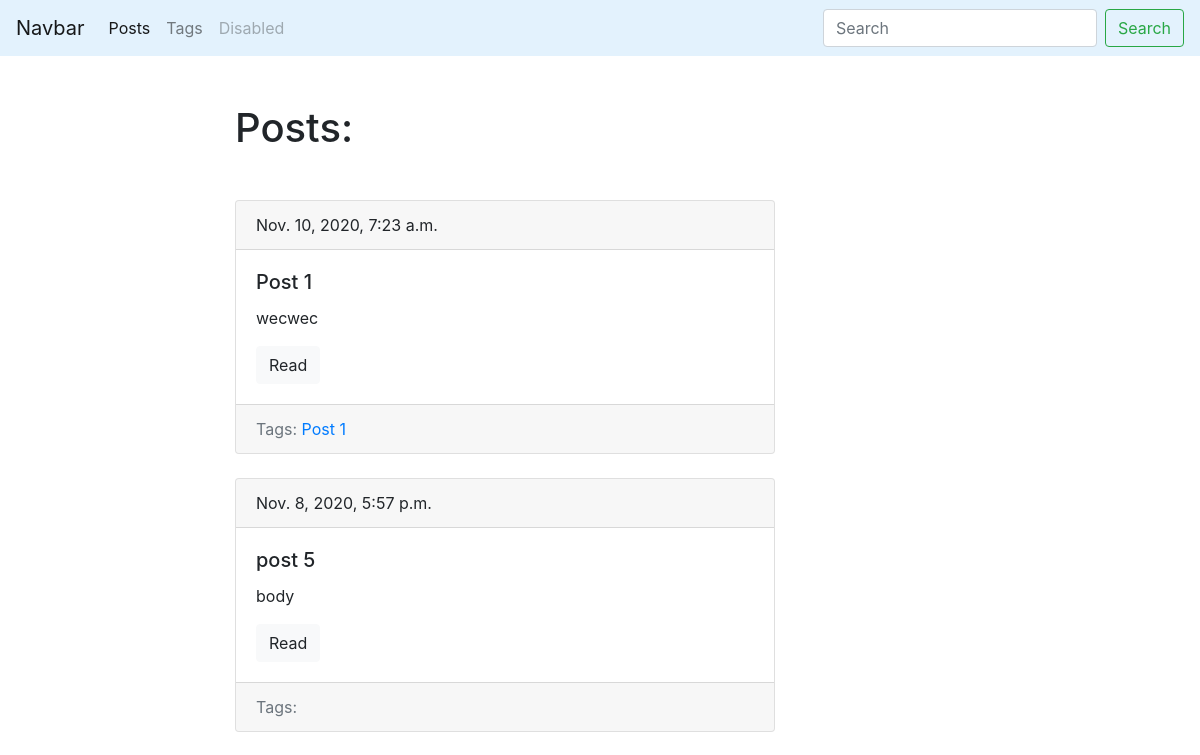
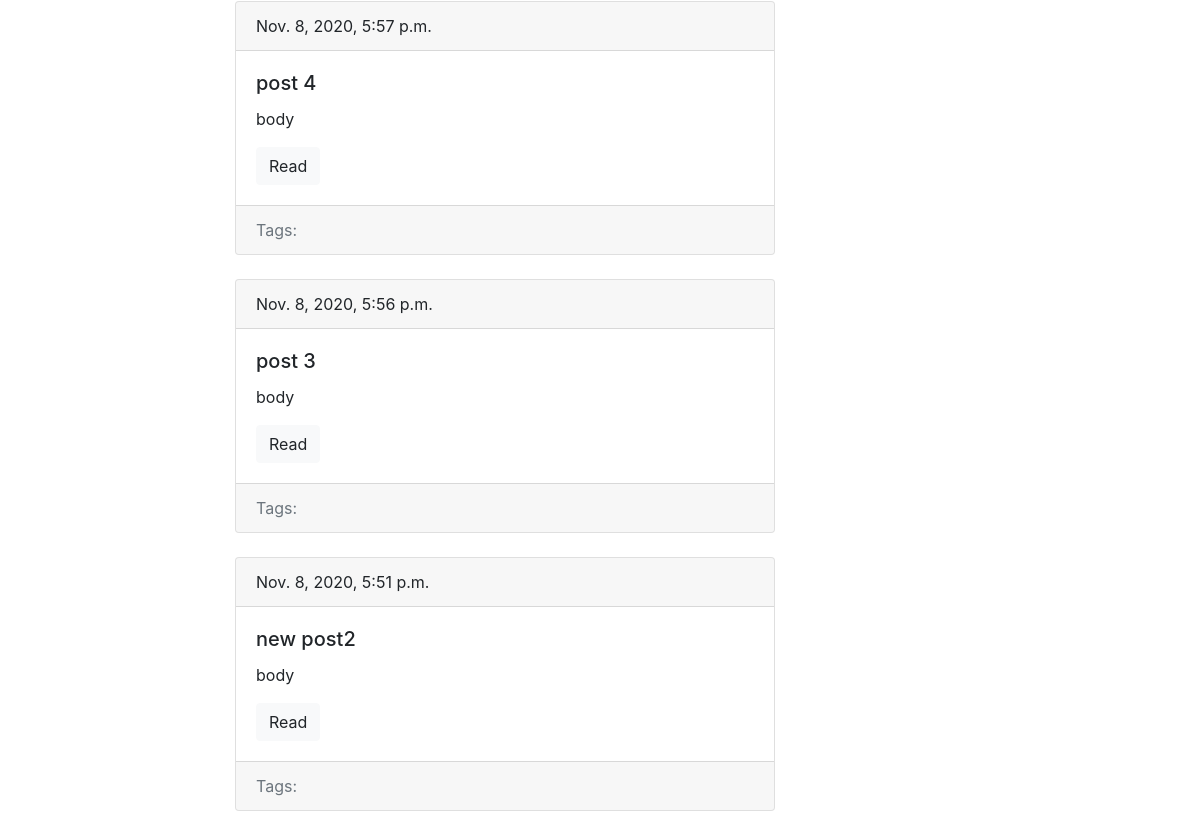
The page /blog/ on the database as committed earlier (2 pictures, top to bottom).
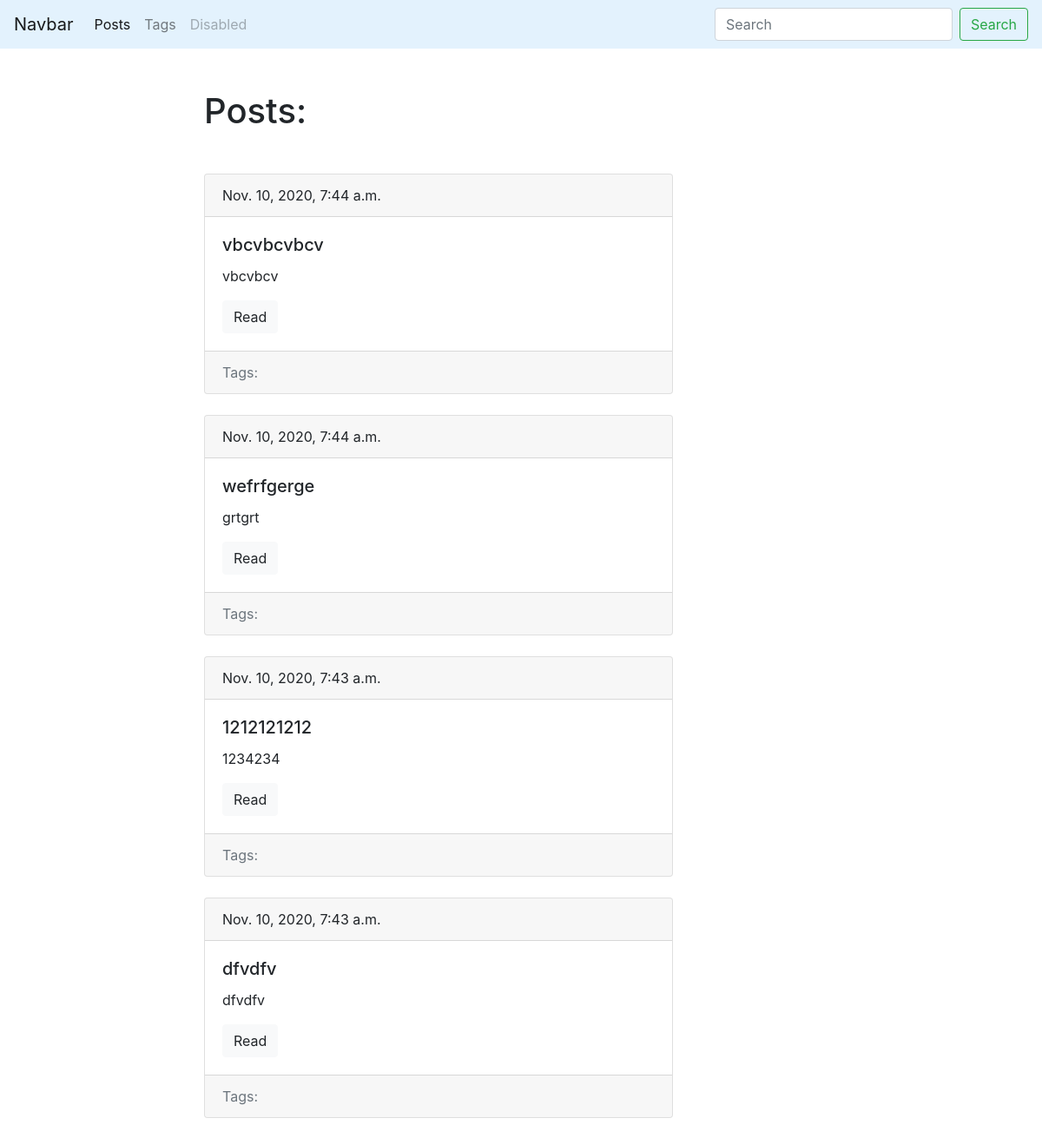
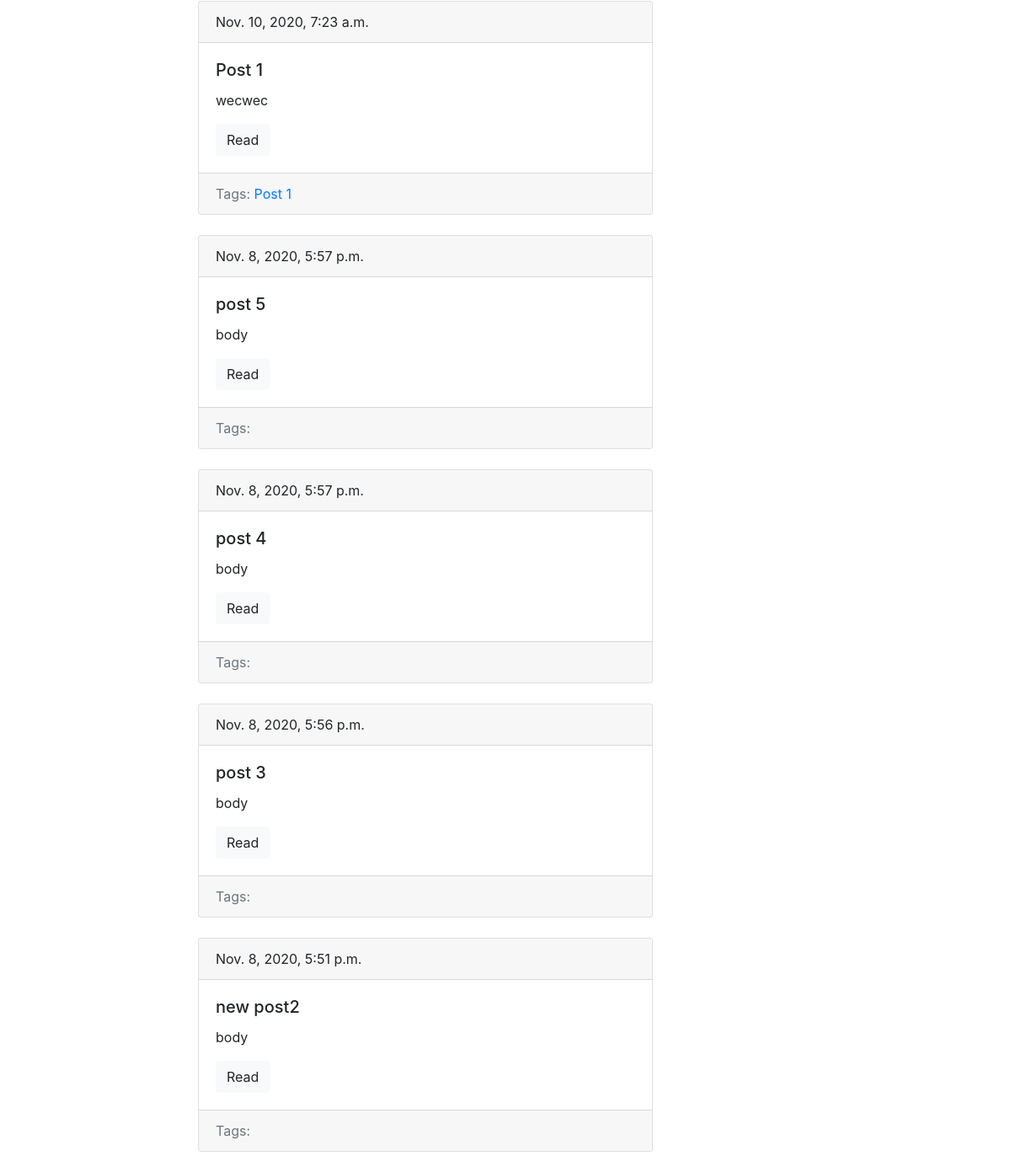
The same page on the database as committed later (2 pictures, top to bottom).
### blog/models.py (models this page shows, shortened)
class Post(models.Model):
    title = models.CharField(max_length=150, db_index= True)
    slug = models.SlugField(max_length=150, blank=True, unique=True)
    body = models.TextField(blank=True, db_index=True)
    date_pub = models.DateTimeField(auto_now_add=True)
    tags = models.ManyToManyField('Tag', blank=True, related_name='posts')
    def get_absolute_url(self):
        return reverse('post_detail_url', kwargs={'slug': self.slug})
    class Meta:
        ordering = ['-date_pub']

class Tag(models.Model):
    title = models.CharField(max_length=50)
    slug = models.SlugField(max_length=50, unique=True)
    def get_absolute_url(self):
        return reverse('tag_detail_url', kwargs={'slug': self.slug})
    class Meta:
        ordering = ['title']

### blog/views.py (the view)
# urls.py: path('', posts_list, name='posts_list_url'),
def posts_list(request):
    search_query = request.GET.get('search', '')
    if search_query:
        posts = Post.objects.filter(Q(title__icontains=search_query) | Q(body__icontains=search_query))
    else:
        posts = Post.objects.all()
    paginator = Paginator(posts, 10)
    page_number = request.GET.get('page', 1)
    page = paginator.get_page(page_number)
    is_paginated = page.has_other_pages()
    if page.has_previous():
        prev_url = '?page={}'.format(page.previous_page_number())
    else:
        prev_url = ''
    if page.has_next():
        next_url = '?page={}'.format(page.next_page_number())
    else:
        next_url = ''
    context = {
        'page_object': page,
        'is_paginated': is_paginated,
        'next_url': next_url,
        'prev_url': prev_url,
    }
    return render(request, 'blog/index.html', context=context)

### blog/templates/blog/index.html (shortened to what this page needs)
{% extends 'blog/base_blog.html' %}
{% block content %}
    <h1 class="mb-5"> Posts: </h1>
    {% for post in page_object.object_list %}
        {% include 'blog/includes/post_card_template.html' %}
    {% endfor %}
{% endblock %}

### blog/templates/blog/includes/post_card_template.html
<div class="card mb-4">
    <div class="card-header">
        {{ post.date_pub }}
    </div>
    <div class="card-body">
        <h5 class="card-title"> {{ post.title }} </h5>
        <p class="card-text"> {{ post.body|truncatewords:15 }} </p>
        <a href="{{ post.get_absolute_url }}" class="btn btn-light">Read</a>
    </div>
    <div class="card-footer text-muted">
        Tags:
        {% for tag in post.tags.all %}
            <a href="{{ tag.get_absolute_url }}">{{ tag.title }}</a>
        {% endfor %}
    </div>
</div>

Rows that differ between the two databases and show on the page:
added Post: date_pub "Nov. 10, 2020, 7:44 a.m.", title "vbcvbcvbcv", body "vbcvbcv"
added Post: date_pub "Nov. 10, 2020, 7:44 a.m.", title "wefrfgerge", body "grtgrt"
added Post: date_pub "Nov. 10, 2020, 7:43 a.m.", title "1212121212", body "1234234"
added Post: date_pub "Nov. 10, 2020, 7:43 a.m.", title "dfvdfv", body "dfvdfv"
